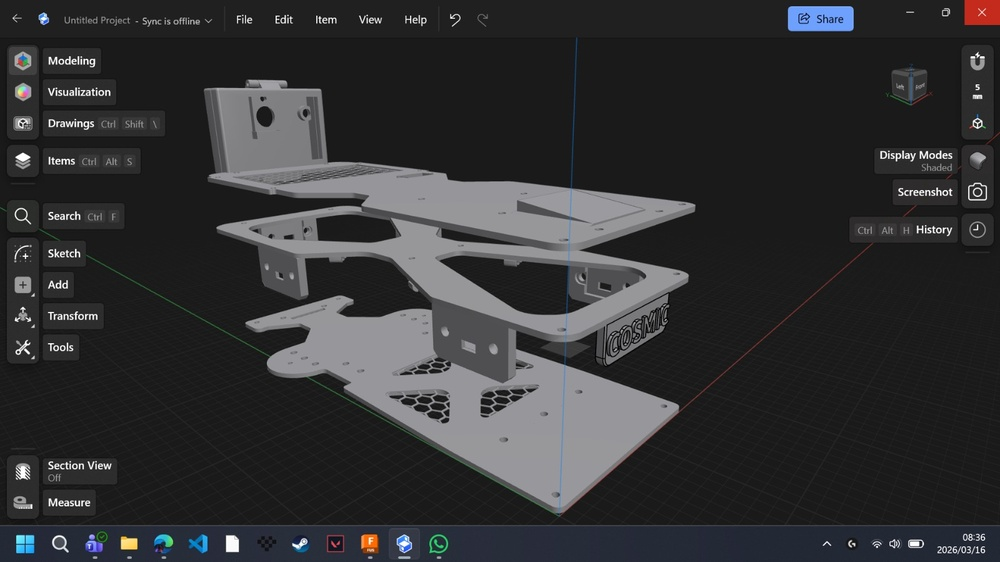
#> input picture media/Additional Media/Photos/WhatsApp Image 2026-03-16 at 08.36.23.jpeg, 1000 x 562 px, shrunk from 1600 x 899 before the run, given in place of the camera
$ python 'PiCam Test.py'
#> lines starting #> are read from the running program, lines starting #| are printed output that depends on the picture; after the words box and inside, x2 and y2 are one past the last pixel; in counts of white or black regions, pixels touching at a corner belong together
import cv2
import numpy as np

# Camera capture
cap = cv2.VideoCapture(0)

# HSV color range for object
lower = np.array([0, 100, 100])
upper = np.array([10, 255, 255])

while True:
    ret, frame = cap.read()
#> frame is the input picture: shape (562, 1000, 3); mean B, G, R 51.9, 50.3, 50
    if not ret:
        break

    # Convert to HSV
    hsv = cv2.cvtColor(frame, cv2.COLOR_BGR2HSV)
#> hsv: shape (562, 1000, 3); mean H, S, V 34.3, 9.8, 52.5

    # Create color mask
    mask = cv2.inRange(hsv, lower, upper)
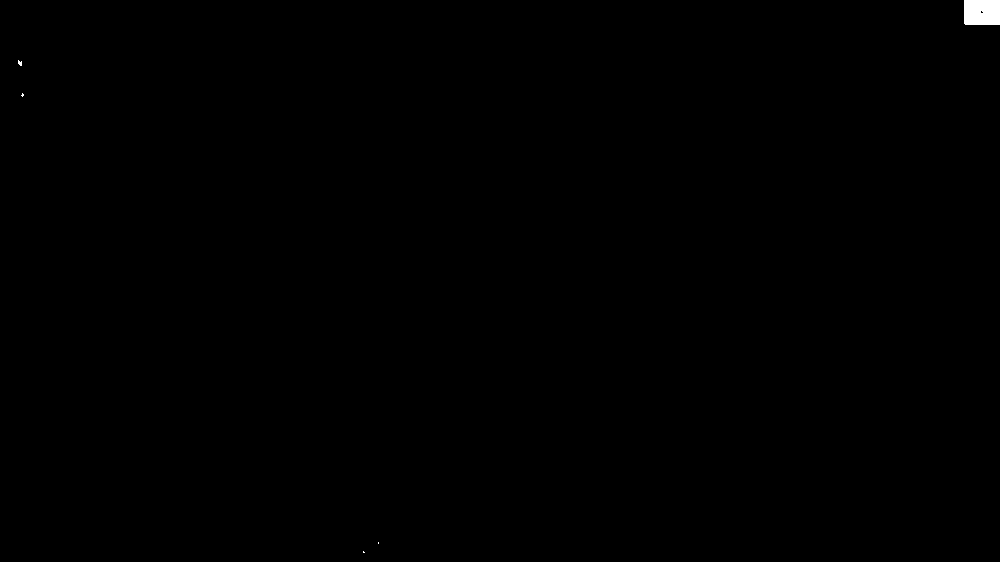
#> mask: shape (562, 1000); 0.16% white; 5 white regions (4 under 20 px)

    # Track largest object
    contours, _ = cv2.findContours(mask, cv2.RETR_EXTERNAL, cv2.CHAIN_APPROX_SIMPLE)
#> contours = 5 contours, 4 with area under 20; largest, box (x1, y1, x2, y2) and area: (964, 0, 1000, 25) 840
    if contours:
        c = max(contours, key=cv2.contourArea)
#> c = [[964, 0], [964, 23], [965, 24], [999, 24], [999, 0]]
        (x, y, w, h) = cv2.boundingRect(c)
#> x = 964; y = 0; w = 36; h = 25
        cx, cy = x + w//2, y + h//2
#> cx = 982; cy = 12
        print(f"Object at X:{cx}, Y:{cy}")
#| Object at X:982, Y:12

cap.release()

$ run again, on media/Additional Media/Photos/WhatsApp Image 2026-03-25 at 16.31.30.jpeg
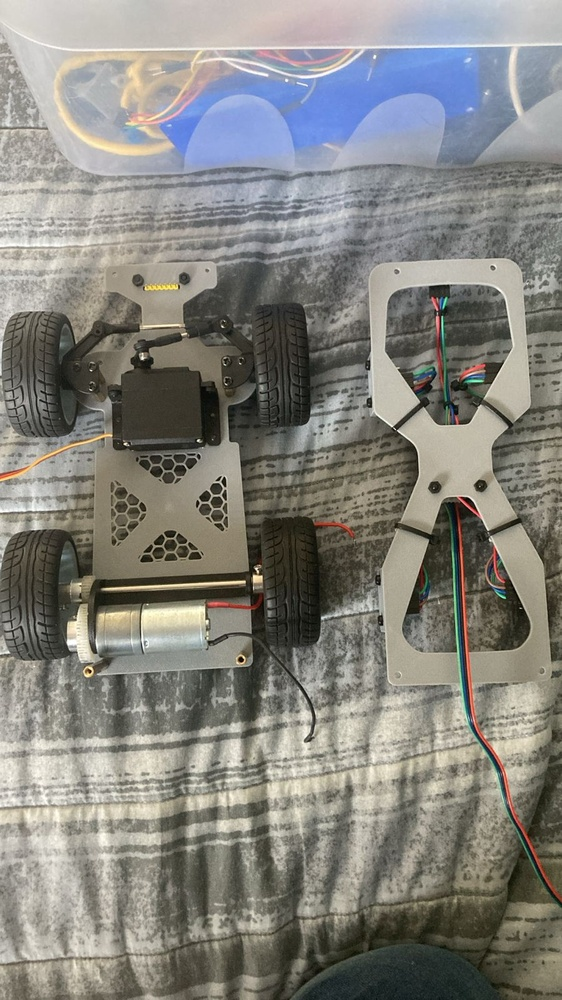
#> input picture media/Additional Media/Photos/WhatsApp Image 2026-03-25 at 16.31.30.jpeg, 562 x 1000 px, shrunk from 900 x 1600 before the run, given in place of the camera
#> frame is the input picture: shape (1000, 562, 3); mean B, G, R 125.8, 131.8, 133
#> hsv: shape (1000, 562, 3); mean H, S, V 40.4, 38.3, 139.2
#> `mask = cv2.inRange(hsv, lower, upper)`:
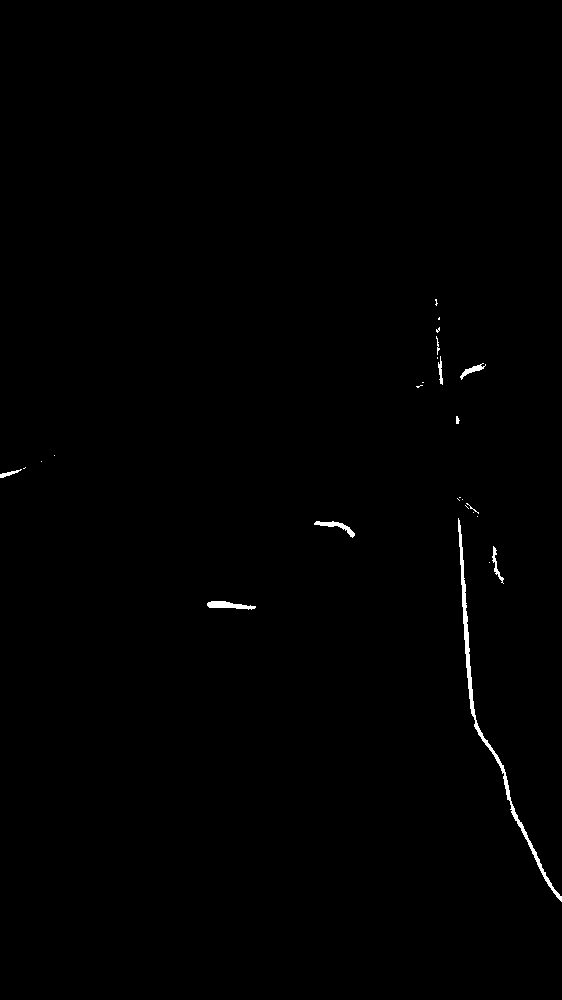
#> mask: shape (1000, 562); 0.43% white; 26 white regions (16 under 20 px)
#> contours = 26 contours, 19 with area under 20; largest, box (x1, y1, x2, y2) and area: (458, 518, 562, 902) 1073, (207, 601, 256, 610) 204, (314, 521, 355, 538) 153, (460, 363, 486, 380) 94, (492, 546, 504, 584) 72, (0, 469, 22, 478) 48, (438, 356, 443, 385) 44
#> c = contour of 327 points, box (x1, y1, x2, y2) (458, 518, 562, 902), area 1073
#> x = 458; y = 518; w = 104; h = 384
#> cx = 510; cy = 710
#| Object at X:510, Y:710

$ run again, on media/Additional Media/Photos/WhatsApp Image 2026-03-25 at 16.39.36.jpeg
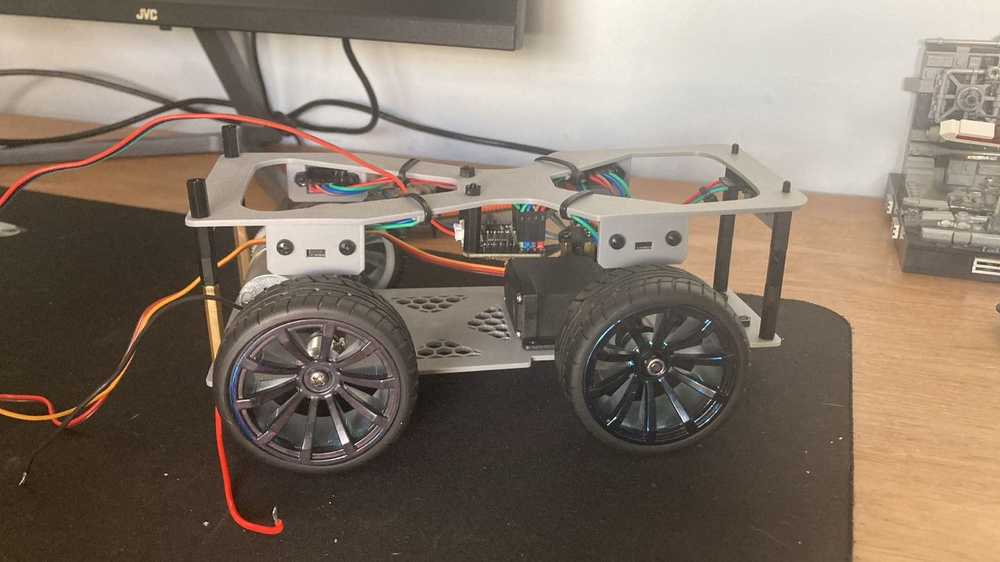
#> input picture media/Additional Media/Photos/WhatsApp Image 2026-03-25 at 16.39.36.jpeg, 1000 x 562 px, shrunk from 1600 x 900 before the run, given in place of the camera
#> frame is the input picture: shape (562, 1000, 3); mean B, G, R 104.6, 118.3, 132.2
#> hsv: shape (562, 1000, 3); mean H, S, V 18.5, 60.3, 132.5
#> `mask = cv2.inRange(hsv, lower, upper)`:
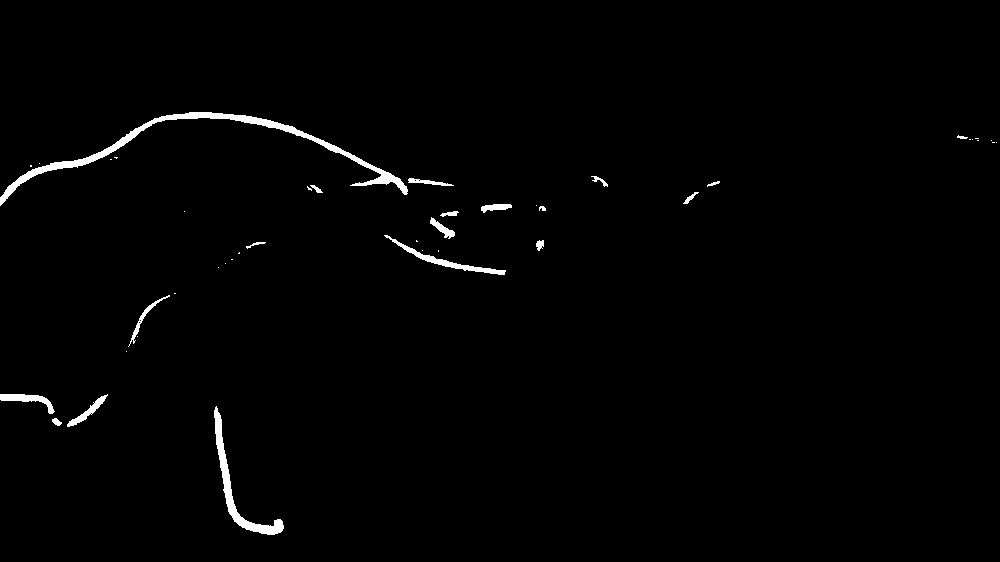
#> mask: shape (562, 1000); 1.2% white; 43 white regions (24 under 20 px)
#> contours = 43 contours, 27 with area under 20; largest, box (x1, y1, x2, y2) and area: (0, 112, 408, 206) 2464, (214, 406, 284, 535) 1108, (384, 235, 506, 275) 492, (0, 394, 55, 414) 324, (67, 394, 108, 427) 242
#> c = contour of 486 points, box (x1, y1, x2, y2) (0, 112, 408, 206), area 2464
#> x = 0; y = 112; w = 408; h = 94
#> cx = 204; cy = 159
#| Object at X:204, Y:159
